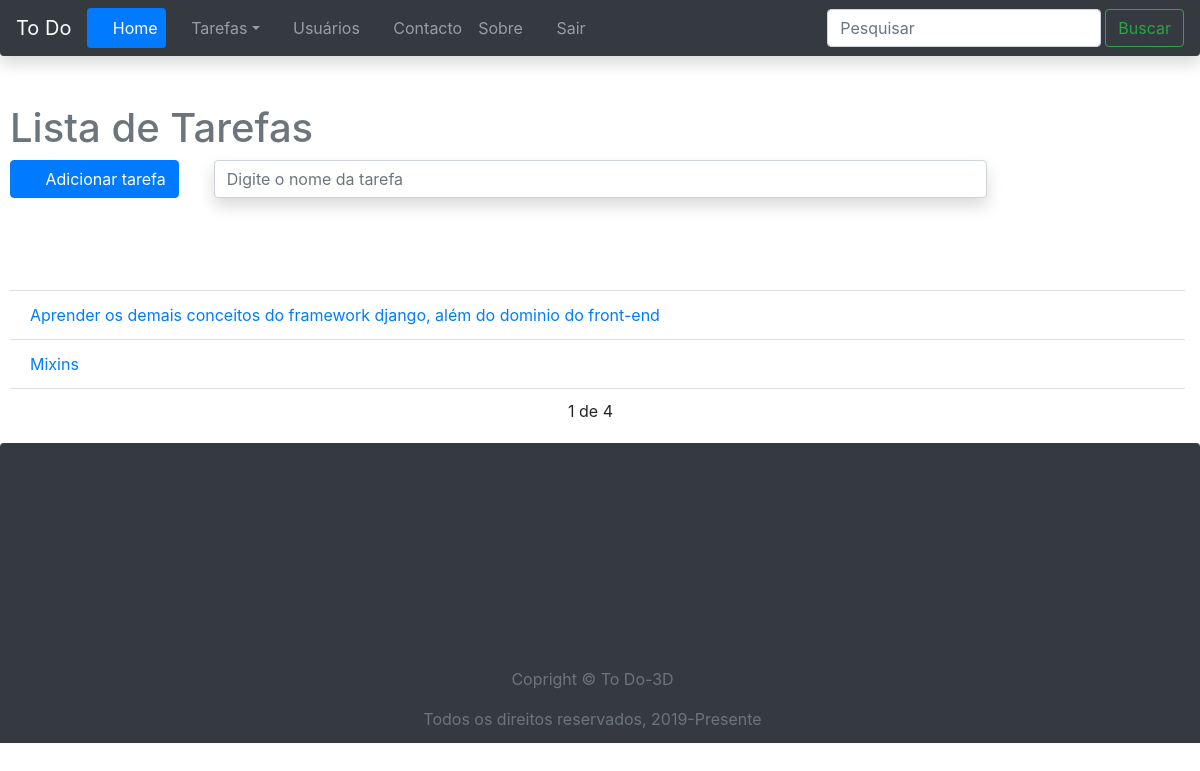
The app's page / (signed in) with its own data.
### tasks/models.py (models this page shows, shortened)
class Task(models.Model):
    STATUS = (
        ('doing', 'Doing'),
        ('done', 'Done'),
    )
    title = models.CharField(verbose_name='Titulo', max_length=250)
    description = models.TextField(verbose_name='Descrição')
    done = models.CharField(
        max_length=5, choices=STATUS)
    user = models.ForeignKey(get_user_model(), on_delete=models.CASCADE)
    created_at = models.DateTimeField(verbose_name='Criado em', auto_now_add=True)
    updated = models.DateTimeField(verbose_name='Actualizado em', auto_now=True)

### tasks/views.py (the view)
# urls.py: path('', views.tasklist, name='task-list'),
@login_required()
def tasklist(request):
    search = request.GET.get('search')
    if search:
        tasks = Task.objects.filter(title__icontains=search, user=request.user)
    else:
        task_list = Task.objects.all().order_by('-created_at').filter(user=request.user)
        paginator = Paginator(task_list, 2)
        page = request.GET.get('page')
        tasks = paginator.get_page(page)
    return render(request, "tasks/tasklist.html", {'tasks': tasks})

### tasks/templates/tasks/tasklist.html (shortened to what this page needs)
{% extends "base.html" %}
{% block content %}
<div class="container-fluid pad-content">
    <h1 class="text-muted">Lista de Tarefas</h1>
    <div class="row">
        <a href="newtask/">
            <div class="col col-12 col-md-4">
                <div class="btn btn-primary">
                   <span><i class="fas fa-plus"></i>Adicionar tarefa</span>
                </div>
            </div>
        </a>
        <div class="col col-12 col-md-8 no-gutters">
            <form id="search-form" method="GET">
                <input class="form-control in-pesquisa shadow mb-5" type="search" id="search" name="search"
                       placeholder="Digite o nome da tarefa" value="{{ request.GET.search }}"
                       aria-label="Pesquisar">
            </form>
            <i class="fas fa-search" id="search-btn"></i>
        </div>
    </div>
    <ul class="list-group list-group-flush m-topo">
        {% for task in tasks %}
        <li class="list-group-item">
            <span><a href="/task/{{task.id}}">{{task.title}}</a></span>
            <span class="edit-trash"><a class="delete-btn" href="/delete/{{task.id}}"><i class="fas fa-trash"></i></a></span>
            <span class="edit-edit"><a href="/edit/{{task.id}}"><i class="fas fa-edit"> </i></a></span>
        </li>
        {% endfor %}
    </ul>
    <div class="pagination">
        <span class="step-links">
            {% if tasks.paginator.num_pages %}
            <span class="current">
                {{ tasks.number }} de {{ tasks.paginator.num_pages }}
            </span>
            {% endif %}
            {% if tasks.has_next %}
                <a href="?page={{ tasks.next_page_number }}"><i class="fas fa-arrow-right"></i></a>
            {% endif %}
        </span>
    </div>
</div>
{% endblock%}

### tasks/static/css/styles.css (style rules this page uses)
.container-fluid { padding-left:0; padding-right:-20; margin:0; }
.pad-content { padding-left: 10px; padding-right 10px; }
.in-pesquisa { margin-left: 5px; }
.m-topo { margin-top: 20px; padding-left: 0; }
.fa-plus { margin-right: 10px; }
.fa-edit, .fa-trash { float: right; }
.fa-edit { margin-right: 3px; }
.fa-trash { margin-left: 3px; }
.pagination { margin-bottom: 20px; margin-top: 10px; }
.step-links { position: relative; margin-left: auto; margin-right: auto; }
.step-links .current { margin-left: 3px; }

### records on screen
Task: title "Aprender os demais conceitos do framework django, além do dominio do front-end"
Task: title "Mixins"

### other values on screen
{{ tasks.number }} "1"
{{ tasks.paginator.num_pages }} "4"
